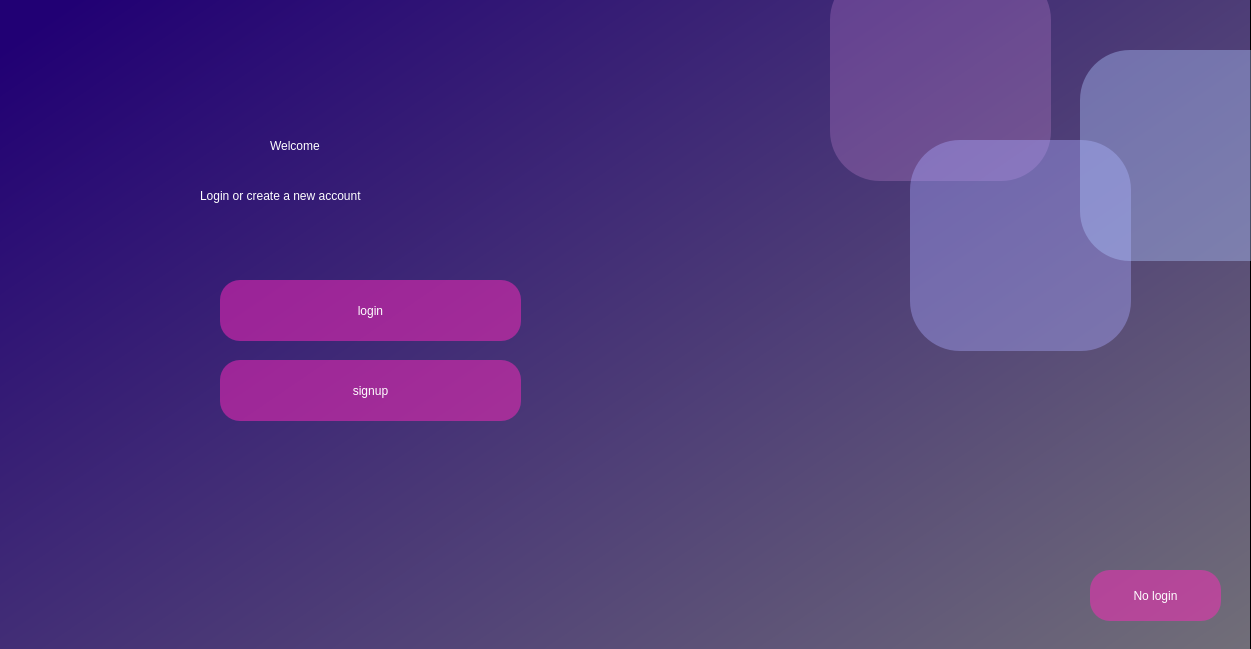
<?xml version="1.0" encoding="UTF-8"?>
<ui version="4.0">
 <class>Form</class>
 <widget class="QWidget" name="Form">
  <property name="geometry">
   <rect>
    <x>0</x>
    <y>0</y>
    <width>1251</width>
    <height>649</height>
   </rect>
  </property>
  <property name="windowTitle">
   <string>Form</string>
  </property>
  <widget class="QFrame" name="bgwidget">
   <property name="geometry">
    <rect>
     <x>-10</x>
     <y>-10</y>
     <width>1261</width>
     <height>821</height>
    </rect>
   </property>
   <property name="styleSheet">
    <string notr="true">QWidget #bgwidget{
background:qlineargradient(spread:pad, x1:0.0298507, y1:0.051, x2:1, y2:0.971364, stop:0 rgba(33, 0, 116, 255), stop:1 rgba(121, 121, 121, 255))
}</string>
   </property>
   <property name="frameShape">
    <enum>QFrame::StyledPanel</enum>
   </property>
   <property name="frameShadow">
    <enum>QFrame::Raised</enum>
   </property>
   <widget class="QLabel" name="welcome">
    <property name="geometry">
     <rect>
      <x>280</x>
      <y>120</y>
      <width>211</width>
      <height>71</height>
     </rect>
    </property>
    <property name="styleSheet">
     <string notr="true">font: 30pt &quot;MS Shell Dlg 2&quot;;
color:rgb(255, 255, 255);</string>
    </property>
    <property name="text">
     <string>Welcome</string>
    </property>
   </widget>
   <widget class="QLabel" name="welcome_2">
    <property name="geometry">
     <rect>
      <x>210</x>
      <y>170</y>
      <width>341</width>
      <height>71</height>
     </rect>
    </property>
    <property name="styleSheet">
     <string notr="true">font: 15pt &quot;MS Shell Dlg 2&quot;;
color:rgb(255, 255, 255);</string>
    </property>
    <property name="text">
     <string>Login or create a new account</string>
    </property>
   </widget>
   <widget class="QFrame" name="w1">
    <property name="geometry">
     <rect>
      <x>840</x>
      <y>-20</y>
      <width>221</width>
      <height>211</height>
     </rect>
    </property>
    <property name="styleSheet">
     <string notr="true">QWidget#w1{
border-radius:50px;
background:rgba(255, 170, 255,0.2);
}
QWidget#w1:hover{
border-radius:50px;
background:rgba(255, 170, 255,0.7);
}</string>
    </property>
    <property name="frameShape">
     <enum>QFrame::StyledPanel</enum>
    </property>
    <property name="frameShadow">
     <enum>QFrame::Raised</enum>
    </property>
   </widget>
   <widget class="QFrame" name="w2">
    <property name="geometry">
     <rect>
      <x>920</x>
      <y>150</y>
      <width>221</width>
      <height>211</height>
     </rect>
    </property>
    <property name="styleSheet">
     <string notr="true">QWidget#w2{
border-radius:50px;
background:rgba(170, 170, 255,0.4);
}

QWidget#w2:hover{
border-radius:50px;
background:rgba(170, 170, 255,0.8);
}</string>
    </property>
    <property name="frameShape">
     <enum>QFrame::StyledPanel</enum>
    </property>
    <property name="frameShadow">
     <enum>QFrame::Raised</enum>
    </property>
   </widget>
   <widget class="QFrame" name="w3">
    <property name="geometry">
     <rect>
      <x>1090</x>
      <y>60</y>
      <width>221</width>
      <height>211</height>
     </rect>
    </property>
    <property name="styleSheet">
     <string notr="true">QWidget#w3{
border-radius:50px;
background:rgba(175, 197, 255,0.4)
}
QWidget#w3:hover{
border-radius:50px;
background:rgba(175, 197, 255,0.7)
}</string>
    </property>
    <property name="frameShape">
     <enum>QFrame::StyledPanel</enum>
    </property>
    <property name="frameShadow">
     <enum>QFrame::Raised</enum>
    </property>
   </widget>
   <widget class="QPushButton" name="login">
    <property name="geometry">
     <rect>
      <x>230</x>
      <y>290</y>
      <width>301</width>
      <height>61</height>
     </rect>
    </property>
    <property name="styleSheet">
     <string notr="true">QWidget#login{
background-color:rgba(255, 41, 187,0.5);
color:rgb(255, 255, 255);
	font: 10pt &quot;MS Shell Dlg 2&quot;;
border-radius:20px;
}
QWidget#login:hover{
background-color:rgba(255, 41, 187,0.9);
color:rgb(255, 255, 255);
	font: 10pt &quot;MS Shell Dlg 2&quot;;
border-radius:20px;
}
QWidget#login:pressed{
background-color:rgba(255, 255, 255,0.8);
color:rgb(255, 255, 255);
	font: 10pt &quot;MS Shell Dlg 2&quot;;
border-radius:20px;
}</string>
    </property>
    <property name="text">
     <string>login</string>
    </property>
   </widget>
   <widget class="QPushButton" name="register_2">
    <property name="geometry">
     <rect>
      <x>230</x>
      <y>370</y>
      <width>301</width>
      <height>61</height>
     </rect>
    </property>
    <property name="styleSheet">
     <string notr="true">QWidget#register_2{
background-color:rgba(255, 41, 187,0.5);
color:rgb(255, 255, 255);
	font: 10pt &quot;MS Shell Dlg 2&quot;;
border-radius:20px;
}
QWidget#register_2:hover{
background-color:rgba(255, 41, 187,0.9);
color:rgb(255, 255, 255);
	font: 10pt &quot;MS Shell Dlg 2&quot;;
border-radius:20px;
}

QWidget#register_2:pressed{
background-color:rgba(255, 255, 255,0.8);
color:rgb(255, 255, 255);
	font: 10pt &quot;MS Shell Dlg 2&quot;;
border-radius:20px;
}</string>
    </property>
    <property name="text">
     <string>signup</string>
    </property>
   </widget>
   <widget class="QPushButton" name="goto_2">
    <property name="geometry">
     <rect>
      <x>1100</x>
      <y>580</y>
      <width>131</width>
      <height>51</height>
     </rect>
    </property>
    <property name="styleSheet">
     <string notr="true">QWidget#goto_2{
background-color:rgba(255, 41, 187,0.5);
color:rgb(255, 255, 255);
	font: 10pt &quot;MS Shell Dlg 2&quot;;
border-radius:20px;
}
QWidget#goto_2:hover{
background-color:rgba(255, 41, 187,0.9);
color:rgb(255, 255, 255);
	font: 10pt &quot;MS Shell Dlg 2&quot;;
border-radius:20px;
}

QWidget#goto_2:pressed{
background-color:rgba(255, 255, 255,0.8);
color:rgb(255, 255, 255);
	font: 10pt &quot;MS Shell Dlg 2&quot;;
border-radius:20px;
}</string>
    </property>
    <property name="text">
     <string>No login</string>
    </property>
   </widget>
  </widget>
 </widget>
 <resources/>
 <connections/>
</ui>
